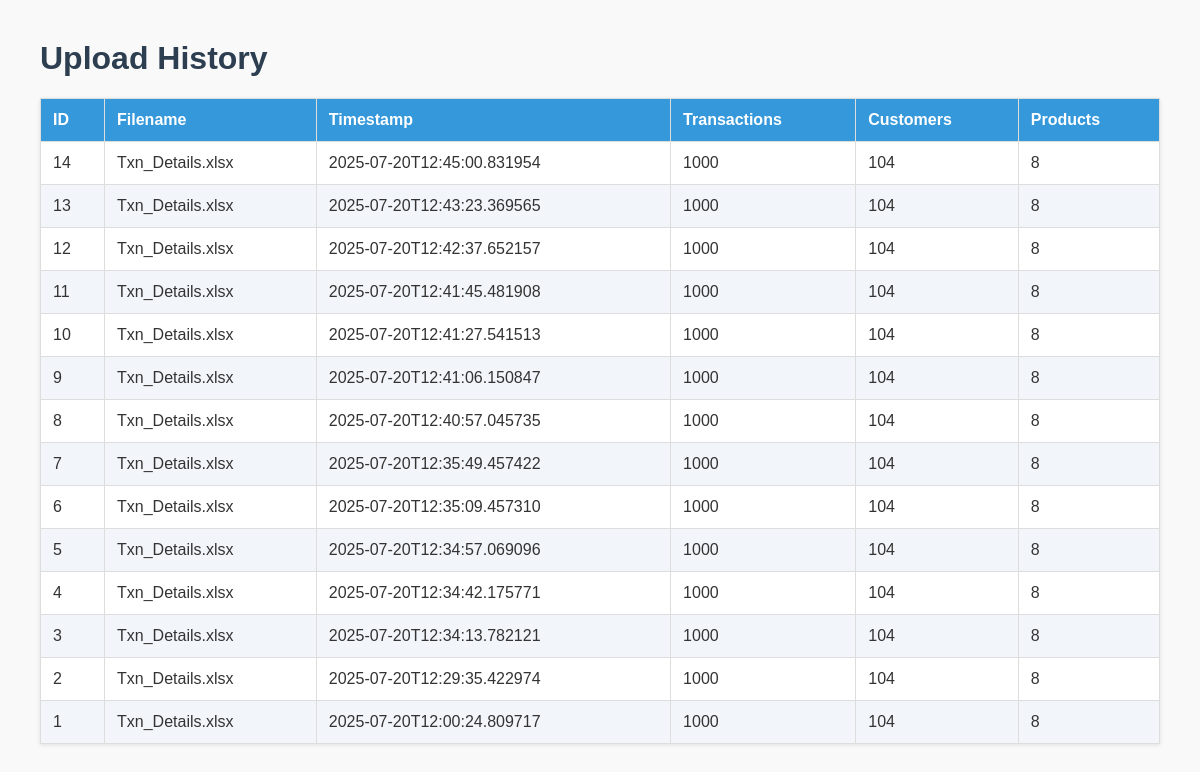
The page /uploads on the database as committed earlier.
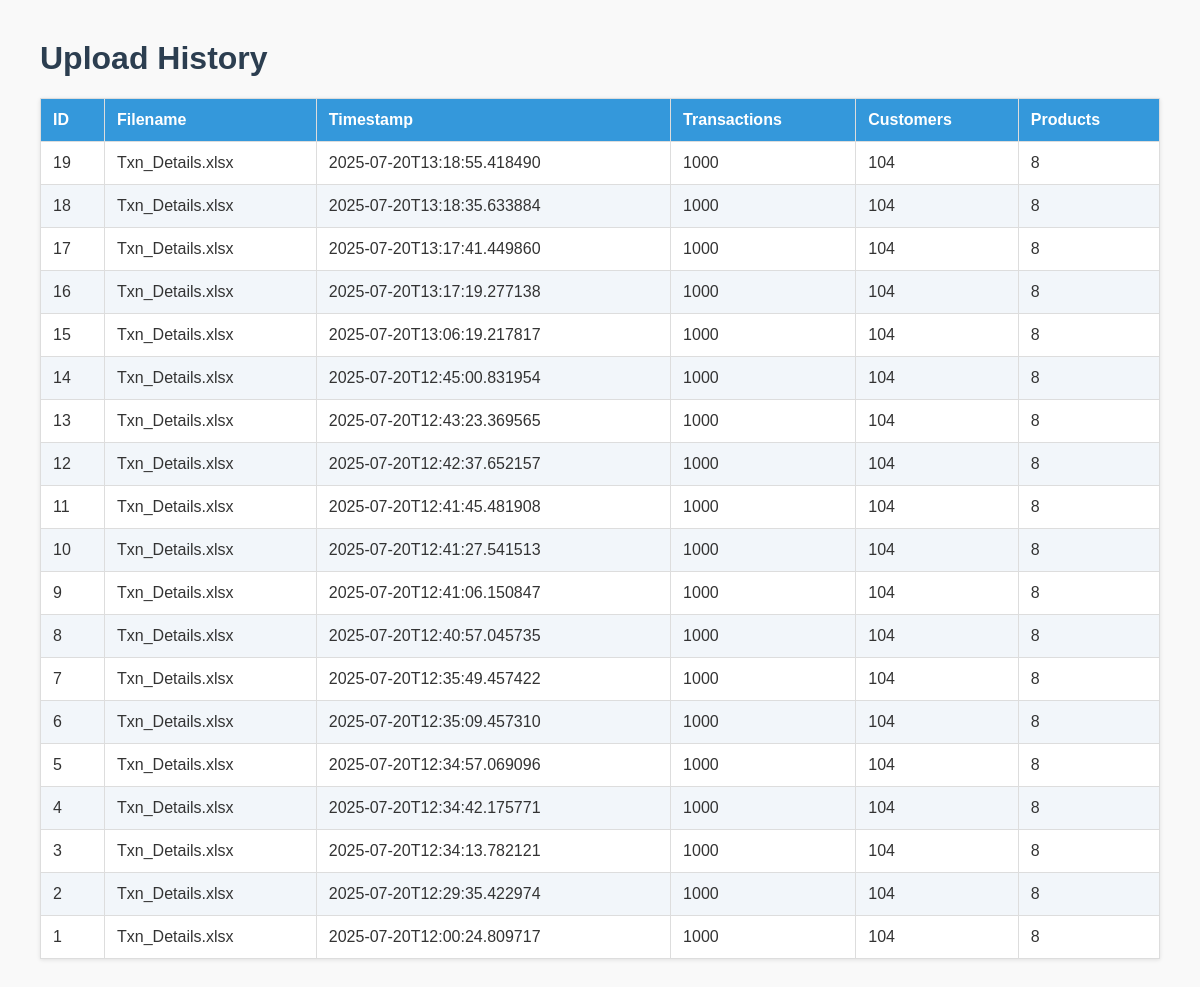
The same page on the database as committed later.
### tables this page shows
CREATE TABLE uploads (
        id INTEGER PRIMARY KEY AUTOINCREMENT,
        filename TEXT,
        timestamp TEXT,
        transactions_rows INTEGER,
        customers_rows INTEGER,
        products_rows INTEGER
    );

### app.py (the view)
@app.route('/uploads')
def view_uploads():
    cursor.execute('SELECT * FROM uploads ORDER BY timestamp DESC')
    uploads = cursor.fetchall()
    return render_template('uploads.html', uploads=uploads)

### templates/uploads.html (shortened to what this page needs)
<!DOCTYPE html>
<html lang="en">
<head>
</head>
<body>
    <h1>Upload History</h1>
    <table>
        <thead>
            <tr>
                <th>ID</th>
                <th>Filename</th>
                <th>Timestamp</th>
                <th>Transactions</th>
                <th>Customers</th>
                <th>Products</th>
            </tr>
        </thead>
        <tbody>
            {% for upload in uploads %}
            <tr>
                <td>{{ upload[0] }}</td>
                <td>{{ upload[1] }}</td>
                <td>{{ upload[2] }}</td>
                <td>{{ upload[3] }}</td>
                <td>{{ upload[4] }}</td>
                <td>{{ upload[5] }}</td>
            </tr>
            {% endfor %}
        </tbody>
    </table>
</body>
</html>

### templates/uploads.html (style rules this page uses)
body { font-family: Arial, sans-serif; margin: 40px; background-color: #f9f9f9; color: #333; }
h1 { color: #2c3e50; }
table { border-collapse: collapse; width: 100%; margin-bottom: 40px; background: #fff; box-shadow: 0 1px 4px rgba(0,0,0,0.1); }
th, td { padding: 12px; border: 1px solid #ddd; text-align: left; }
th { background-color: #3498db; color: white; }
tr:nth-child(even) { background-color: #f2f6fa; }

Rows that differ between the two databases and show on the page:
added uploads: id "19", filename "Txn_Details.xlsx", timestamp "2025-07-20T13:18:55.418490", transactions_rows "1000", customers_rows "104", products_rows "8"
added uploads: id "18", filename "Txn_Details.xlsx", timestamp "2025-07-20T13:18:35.633884", transactions_rows "1000", customers_rows "104", products_rows "8"
added uploads: id "17", filename "Txn_Details.xlsx", timestamp "2025-07-20T13:17:41.449860", transactions_rows "1000", customers_rows "104", products_rows "8"
added uploads: id "16", filename "Txn_Details.xlsx", timestamp "2025-07-20T13:17:19.277138", transactions_rows "1000", customers_rows "104", products_rows "8"
added uploads: id "15", filename "Txn_Details.xlsx", timestamp "2025-07-20T13:06:19.217817", transactions_rows "1000", customers_rows "104", products_rows "8"
